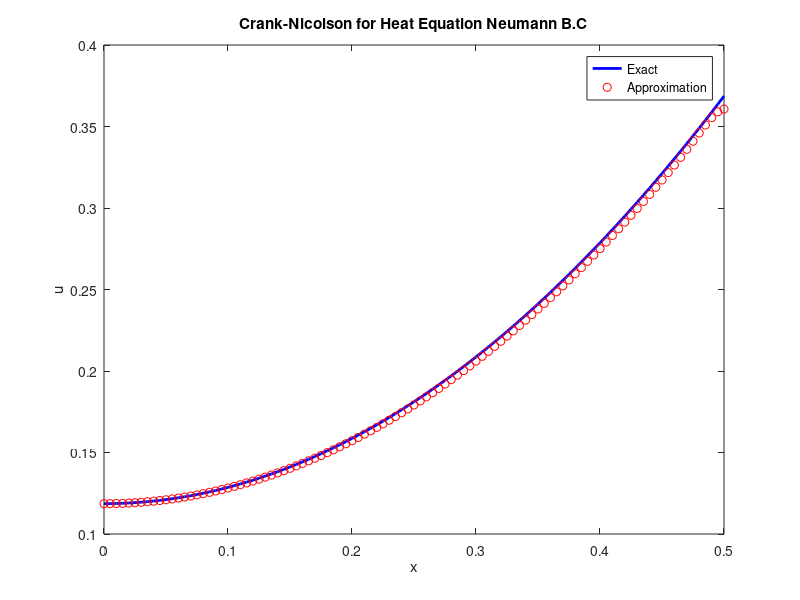

Recreate this plot in MATLAB.
% Problem description
a = 0;
b = 1/2;
m = 100;
dx = (b-a)/m;
x=linspace(a, b, m+1);
dt = dx;
T = 0.1;
N = [1:101];
% The exact solution
u_exact = @(x,t) 2*t+1/2.*((12.*x.^2-1)./6-...
    (2/pi^2).*sum(((-1).^N)./(N.^2).*exp(-4*pi^2.*N.^2.*t)...
    .*cos(2.*N.*pi.*x)));
u0 = zeros(1,m+1);
sigma = dt/dx^2;
% Generate the matrices A and B
A = diag(ones(m+1,1)*(1+sigma))+diag(ones(m,1)*(-sigma/2),1)+...
    diag(ones(m,1)*(-sigma/2),-1);
A(1,2) = -sigma;
A(m+1,m)=-sigma;
B = diag(ones(m+1,1)*(1-sigma))+diag(ones(m,1)*(sigma/2),1)+...
    diag(ones(m,1)*(sigma/2),-1);
B(1,2) = sigma;
B(m+1,m)=sigma;
% Generate vector b
b = zeros(m+1,1);
b(m+1,1)=2*sigma*dx;

U = u0';
T_n = T/dt; % number of time steps
[Lower,Upper,Pivot]= lu(A);
for i = 1:T_n    
    Y = Pivot*(B*U+b);
    X = Lower\Y;
    U = Upper\X;
end
% Plotting the result
plot(x, u_exact(x, T), 'b-', 'LineWidth', 2);
hold on
plot(x, U, 'ro');
hold off
xlabel('x');
ylabel('u');
legend('Exact', 'Approximation', 'Location', 'best');
title("Crank-Nicolson for Heat Equation Neumann B.C")